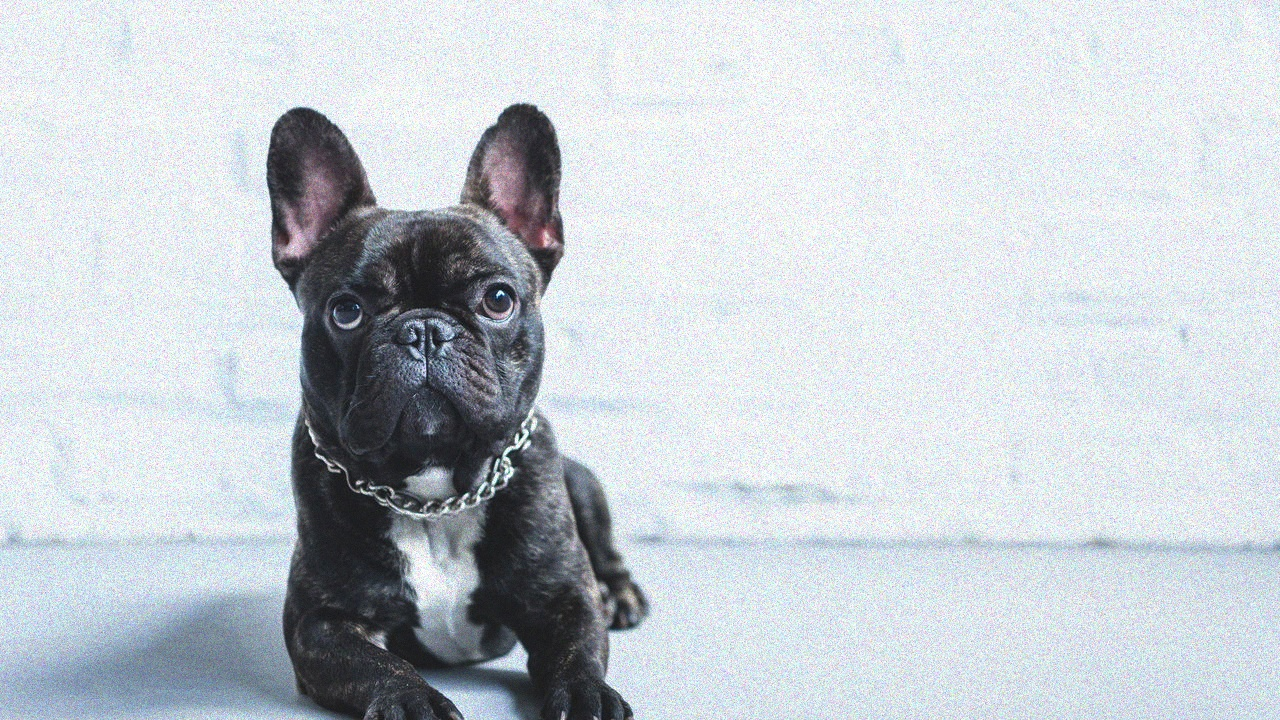
#> input picture dog.jpg, 1280 x 720 px
$ python -i vision_pipeline.py   (imports and definitions only)
#> lines starting #> are read from the running program, lines starting #| are printed output that depends on the picture; after the words box and inside, x2 and y2 are one past the last pixel; in counts of white or black regions, pixels touching at a corner belong together
"""Pipeline de visao do Turtle Draw.

Consome a imagem final de bordas ja exportada pelo notebook
(`edges_final.png`) e gera caminhos que se aproximam do grafico de
coordenadas logicas mostrado no notebook.
"""

from typing import List, Sequence, Tuple

import cv2
import numpy as np

Pixel = Tuple[int, int]
Ponto = Tuple[float, float]
Segmento = List[Ponto]


def gerar_caminho_a_partir_da_imagem(
    caminho_imagem: str,
    tamanho_minimo_componente: int = 2,
    manter_maiores_componentes: int = 500,
    distancia_minima_entre_pontos: float = 1.0,
    tamanho_kernel: int = 3,
    sigma: float = 1.4,
    limiar_baixo: float = 0.4,
    limiar_alto: float = 0.3,
    margem_remocao_borda: int = 2,
    salto_maximo: int = 1,
    pontos_minimos_por_segmento: int = 1,
    tamanho_mundo: float = 11.0,
    margem: float = 1.0,
) -> Tuple[List[Segmento], np.ndarray]:
    # Transforma a imagem de bordas em segmentos desenhaveis.
    # Entrada: imagem binaria exportada pelo notebook.
    # Saida: segmentos em coordenadas do mundo e a imagem binaria ja limpa.

    # Esses parametros eram usados em uma versao anterior da pipeline.
    del tamanho_kernel, sigma, limiar_baixo, limiar_alto
    del tamanho_mundo, margem, salto_maximo

    # 1) Le a imagem exportada pelo notebook e garante formato binario.
    bordas_binarias = _carregar_bordas(caminho_imagem)
    if margem_remocao_borda > 0:
        # 2) Remove artefatos grudados na borda da imagem.
        bordas_binarias = _remover_moldura_externa(
            bordas_binarias,
            margem=max(1, margem_remocao_borda),
        )

    # 3) Descarta componentes muito pequenos para reduzir ruido.
    bordas_binarias = _filtrar_componentes(
        bordas_binarias,
        tamanho_minimo_componente=tamanho_minimo_componente,
        manter_maiores_componentes=manter_maiores_componentes,
    )

    # 4) Fecha pequenas falhas para transformar bordas finas em contornos mais continuos.
    bordas_binarias = _conectar_bordas(bordas_binarias)

    # 5) Extrai contornos continuos da imagem para formar trajetorias desenhaveis.
    segmentos_pixels = _segmentos_por_contorno(
        bordas_binarias,
        distancia_minima_entre_pontos=distancia_minima_entre_pontos,
        pontos_minimos_por_segmento=pontos_minimos_por_segmento,
    )
    segmentos_pixels = _ordenar_segmentos_para_desenho(segmentos_pixels)

    altura, largura = bordas_binarias.shape
    # 6) Mapeia coordenadas de pixel para o sistema de coordenadas do Turtlesim.
    segmentos_mundo = _mapear_para_turtlesim(
        segmentos_pixels,
        altura_imagem=altura,
        largura_imagem=largura,
    )

    return segmentos_mundo, bordas_binarias


def _carregar_bordas(caminho: str) -> np.ndarray:
    """Carrega a imagem de bordas e retorna como uint8 binario (0 ou 1)."""
#> called with caminho = '../../dog.jpg'

    # Le a imagem exatamente como foi salva no notebook.
    img = cv2.imread(caminho, cv2.IMREAD_UNCHANGED)
#> img is the input picture: shape (720, 1280, 3); mean B, G, R 210, 204.3, 197.7
    if img is None:
        raise FileNotFoundError(
            f'Nao foi possivel carregar a imagem em "{caminho}".\n'
            'Exporte do notebook com: cv2.imwrite("edges_final.png", bordas_binarias * 255)'
        )

    # Se for colorida ou com alpha, converte para cinza
    if img.ndim == 3:
        img = cv2.cvtColor(img, cv2.COLOR_BGR2GRAY)
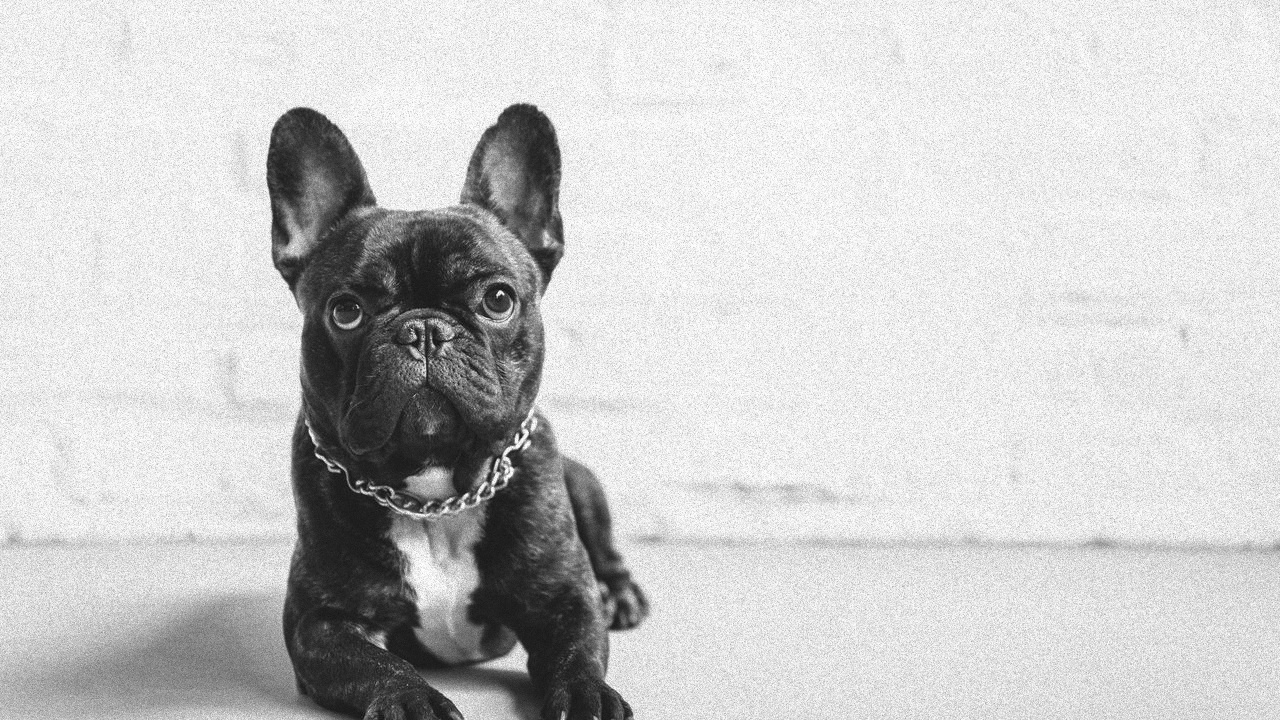
#> img: shape (720, 1280); min 12, max 255, mean 203

    # Binariza: qualquer pixel nao-zero vira 1
    # Isso simplifica o restante do pipeline para trabalhar so com fundo e borda.
    _, binaria = cv2.threshold(img, 0, 1, cv2.THRESH_BINARY)
#> binaria: shape (720, 1280); every value is 1
    return binaria.astype(np.uint8)


def _remover_moldura_externa(bordas: np.ndarray, margem: int) -> np.ndarray:
    """Remove artefatos de moldura colados nas bordas da imagem."""
#> called with margem = 2

    resultado = bordas.copy()
    # Limita a margem para nao apagar uma parte excessiva do desenho.
    margem = min(margem, max(1, min(resultado.shape) // 4))
#> margem = 2
    resultado[:margem, :] = 0
    resultado[-margem:, :] = 0
    resultado[:, :margem] = 0
    resultado[:, -margem:] = 0
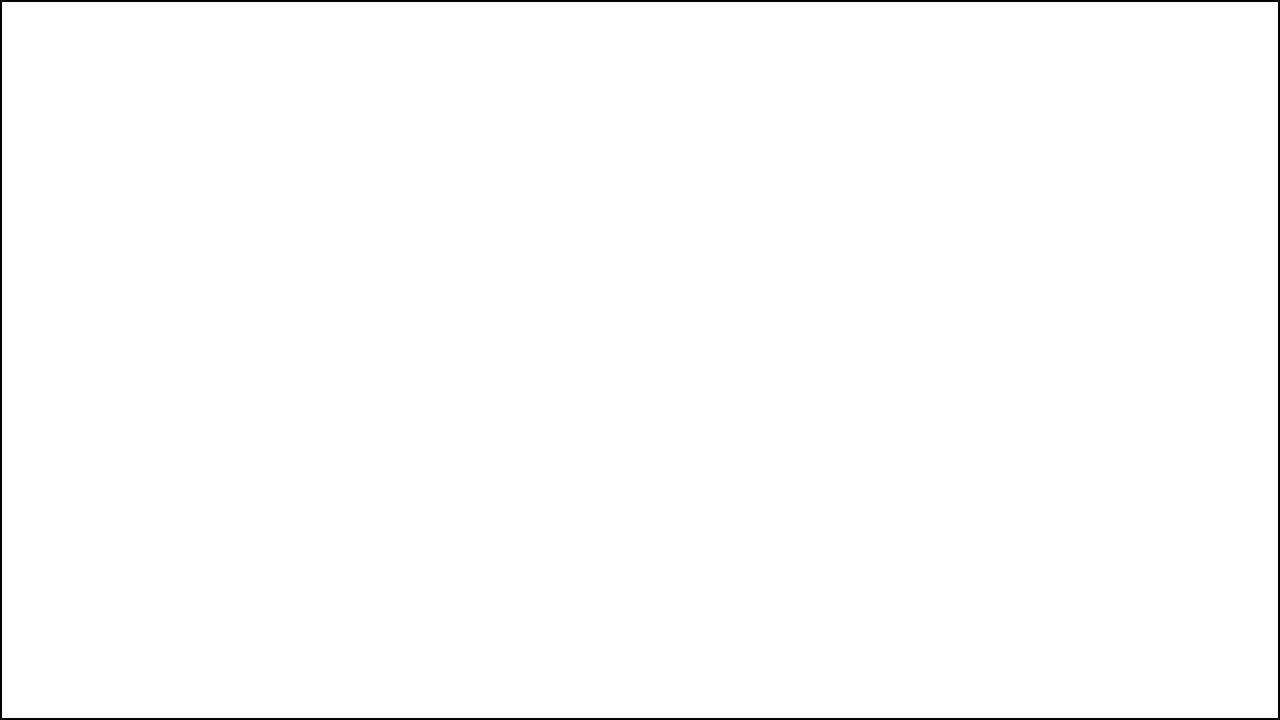
#> resultado: shape (720, 1280); values 0 (black) and 1 (white), 99.1% white; 1 black region, box (x1, y1, x2, y2) and area: (0, 0, 1280, 720) 7984
#> in _filtrar_componentes, `componentes = _rotular_componentes(bordas)`: componentes = 1 item
#> the loop in _filtrar_componentes, `for componente in componentes_validos:` made 1 pass
    return resultado


# [48 lines left out: function _segmentos_por_varredura, not called in this run]


def _segmentos_por_contorno(
    bordas: np.ndarray,
    distancia_minima_entre_pontos: float,
    pontos_minimos_por_segmento: int,
) -> List[List[Pixel]]:
    """Extrai contornos reais da imagem para evitar tracos soltos por varredura."""

    # O OpenCV espera uma imagem 0/255 para detectar contornos.
    mascara = (bordas * 255).astype(np.uint8)
    contornos, _ = cv2.findContours(
        mascara,
        # Mantem todos os contornos para percorrer o desenho completo.
        cv2.RETR_LIST,
        cv2.CHAIN_APPROX_NONE,
    )

    segmentos: List[List[Pixel]] = []
    for contorno in contornos:
        if len(contorno) == 0:
            continue

        # findContours retorna pontos como (x, y); aqui convertemos para (linha, coluna).
        segmento = [
            (int(ponto[0][1]), int(ponto[0][0]))
            for ponto in contorno
        ]
        segmento = _normalizar_inicio_segmento(segmento)
        segmentos.extend(
            _finalizar_segmento_varrido(
                segmento,
                distancia_minima_entre_pontos=distancia_minima_entre_pontos,
                pontos_minimos_por_segmento=pontos_minimos_por_segmento,
            )
        )

    return segmentos


def _conectar_bordas(bordas: np.ndarray) -> np.ndarray:
    """Fecha pequenas falhas e reforca tracos muito finos."""

    mascara = (bordas * 255).astype(np.uint8)
    kernel = np.ones((3, 3), dtype=np.uint8)
    fechada = cv2.morphologyEx(mascara, cv2.MORPH_CLOSE, kernel, iterations=1)
    reforcada = cv2.dilate(fechada, kernel, iterations=1)
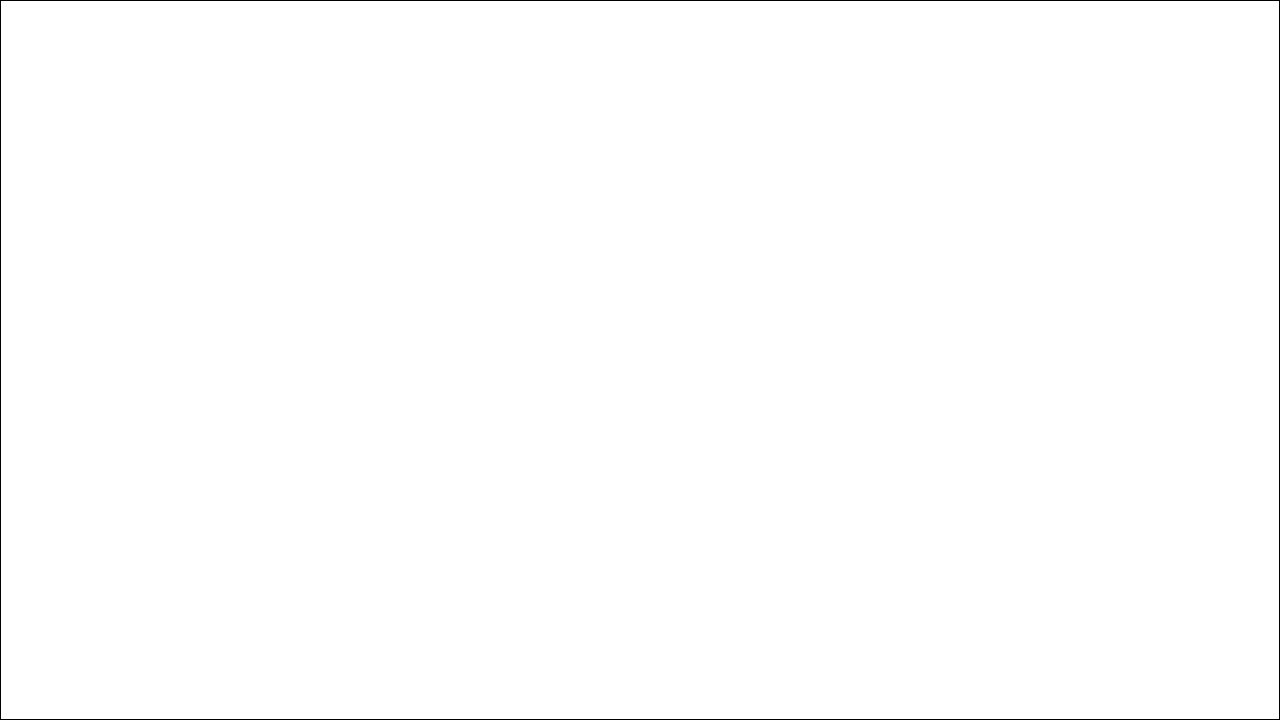
#> reforcada: shape (720, 1280); 99.6% white; black in thin lines or dots
    return (reforcada > 0).astype(np.uint8)
#> returned value: shape (720, 1280); values 0 (black) and 1 (white), 99.6% white; black in thin lines or dots
#> in _segmentos_por_contorno, `contornos, _ = cv2.findContours( mascara,`: contornos = 1 contour; box (x1, y1, x2, y2) and area: (1, 1, 1279, 719) 915609
#> the loop in _segmentos_por_contorno, `for contorno in contornos:` made 1 pass
#> (melhor_indice in _normalizar_inicio_segmento, anterior in _normalizar_inicio_segmento) on pass 1: (0, (1, 2))
#> after the loop in _segmentos_por_contorno, `for contorno in contornos:`: segmentos = 1 item


def _normalizar_inicio_segmento(segmento: Sequence[Pixel]) -> List[Pixel]:
    """Faz cada segmento comecar no ponto mais alto e mais a esquerda."""

    if not segmento:
        return []

    melhor_indice = min(
        range(len(segmento)),
        key=lambda indice: (segmento[indice][0], segmento[indice][1]),
    )
    segmento_ordenado = list(segmento[melhor_indice:]) + list(segmento[:melhor_indice])

    # Escolhe a direcao cujo segundo ponto fica mais acima e mais a esquerda.
    if len(segmento_ordenado) >= 3:
        proximo = segmento_ordenado[1]
        anterior = segmento_ordenado[-1]
        if (anterior[0], anterior[1]) < (proximo[0], proximo[1]):
            ponto_inicial = segmento_ordenado[0]
            miolo_invertido = list(reversed(segmento_ordenado[1:]))
            segmento_ordenado = [ponto_inicial] + miolo_invertido

    return segmento_ordenado


def _ordenar_segmentos_para_desenho(segmentos: List[List[Pixel]]) -> List[List[Pixel]]:
    """Ordena segmentos de cima para baixo e da esquerda para a direita."""

    return sorted(
        segmentos,
        key=lambda segmento: (
            min(linha for linha, _ in segmento),
            min(coluna for _, coluna in segmento),
            len(segmento),
        ),
    )


def _filtrar_componentes(
    bordas: np.ndarray,
    tamanho_minimo_componente: int,
    manter_maiores_componentes: int | None,
) -> np.ndarray:
    """Mantem apenas componentes conectados relevantes da imagem binaria."""

    # Agrupa pixels conectados para separar tracos reais de ruido isolado.
    componentes = _rotular_componentes(bordas)
    componentes_validos = [
        componente
        for componente in componentes
        if len(componente) >= max(1, tamanho_minimo_componente)
    ]
    componentes_validos.sort(key=len, reverse=True)

    if manter_maiores_componentes is not None and manter_maiores_componentes > 0:
        # Mantem so os maiores grupos de pixels, descartando detalhes pequenos.
        componentes_validos = componentes_validos[:manter_maiores_componentes]

    filtrada = np.zeros_like(bordas, dtype=np.uint8)
    for componente in componentes_validos:
        # Reconstrui a imagem somente com os componentes aprovados.
        for linha, coluna in componente:
            filtrada[linha, coluna] = 1

    return filtrada


def _rotular_componentes(bordas: np.ndarray) -> List[List[Pixel]]:
    """Separa componentes 8-conectados para remover ruído isolado."""

    altura, largura = bordas.shape
    visitados = np.zeros_like(bordas, dtype=bool)
    componentes: List[List[Pixel]] = []

    for linha in range(altura):
        for coluna in range(largura):
            if bordas[linha, coluna] == 0 or visitados[linha, coluna]:
                continue

            fila: List[Pixel] = [(linha, coluna)]
            visitados[linha, coluna] = True
            componente: List[Pixel] = []
            indice = 0

            # BFS: parte de um pixel ativo e visita todos os vizinhos conectados.
            while indice < len(fila):
                atual_linha, atual_coluna = fila[indice]
                indice += 1
                componente.append((atual_linha, atual_coluna))

                # Busca os 8 vizinhos do pixel atual para montar um componente conectado.
                for delta_linha in (-1, 0, 1):
                    for delta_coluna in (-1, 0, 1):
                        if delta_linha == 0 and delta_coluna == 0:
                            continue

                        vizinho_linha = atual_linha + delta_linha
                        vizinho_coluna = atual_coluna + delta_coluna

                        if not (0 <= vizinho_linha < altura and 0 <= vizinho_coluna < largura):
                            continue

                        if bordas[vizinho_linha, vizinho_coluna] == 0:
                            continue

                        if visitados[vizinho_linha, vizinho_coluna]:
                            continue

                        visitados[vizinho_linha, vizinho_coluna] = True
                        fila.append((vizinho_linha, vizinho_coluna))

            componentes.append(componente)

    return componentes


def _finalizar_segmento_varrido(
    segmento: Sequence[Pixel],
    distancia_minima_entre_pontos: float,
    pontos_minimos_por_segmento: int,
) -> List[List[Pixel]]:
    """Aplica reducao minima a um segmento extraido por varredura."""

    # Remove pontos muito proximos para simplificar o caminho final.
    segmento_reduzido = _reduzir_rastro(
        segmento,
        max(distancia_minima_entre_pontos, 1.0) ** 2,
    )

    if len(segmento_reduzido) < max(2, pontos_minimos_por_segmento):
        # Segmentos curtos demais nao compensam um movimento de desenho.
        return []

    return [segmento_reduzido]


def _reduzir_rastro(segmento: Sequence[Pixel], limite_reducao2: float) -> List[Pixel]:
    """Remove redundancia sem perder a ordem pixel a pixel do traco."""

    if not segmento:
        return []

    reduzido: List[Pixel] = [segmento[0]]
    ul, uc = segmento[0]

    for linha, coluna in segmento[1:]:
        dl = linha - ul
        dc = coluna - uc
        # Ignora pontos perto demais do ultimo ponto mantido.
        if (dl * dl + dc * dc) < limite_reducao2:
            continue
        reduzido.append((linha, coluna))
        ul, uc = linha, coluna

    # Garante que o ultimo ponto do traco original nao seja perdido.
    if reduzido[-1] != segmento[-1]:
        reduzido.append(segmento[-1])

    return reduzido


def _mapear_para_turtlesim(
    segmentos_pixels: List[List[Pixel]],
    altura_imagem: int,
    largura_imagem: int,
    tamanho_turtlesim: float = 10.0,
) -> List[Segmento]:
    """Mapeia pixels para coordenadas do Turtlesim ampliando a area util."""
#> called with altura_imagem = 720, largura_imagem = 1280, tamanho_turtlesim = 10

    if not segmentos_pixels:
        return []

    # Descobre o retangulo minimo que envolve o desenho.
    linhas = [linha for segmento in segmentos_pixels for linha, _ in segmento]
#> linhas = 3988 values, max 718 at index 1994, min 1 at index 0, mean 359.5
    colunas = [coluna for segmento in segmentos_pixels for _, coluna in segmento]
#> colunas = 3988 values, max 1278 at index 1277, min 1 at index 0, mean 639.5
    linha_min = min(linhas)
#> linha_min = 1
    linha_max = max(linhas)
#> linha_max = 718
    coluna_min = min(colunas)
#> coluna_min = 1
    coluna_max = max(colunas)
#> coluna_max = 1278

    largura_util = max((coluna_max - coluna_min) + 1, 1)
#> largura_util = 1278
    altura_util = max((linha_max - linha_min) + 1, 1)
#> altura_util = 718

    escala_x = tamanho_turtlesim / largura_util
#> escala_x = 0.00782
    escala_y = tamanho_turtlesim / altura_util
#> escala_y = 0.0139
    # Usa a menor escala para preservar a proporcao e caber na arena.
    escala = min(escala_x, escala_y)
#> escala = 0.00782

    # Centraliza o desenho dentro da arena do Turtlesim.
    arena = 11.0
    largura_desenhada = largura_util * escala
#> largura_desenhada = 10
    altura_desenhada = altura_util * escala
#> altura_desenhada = 5.62
    offset_x = (arena - largura_desenhada) / 2.0
#> offset_x = 0.5
    offset_y = (arena - altura_desenhada) / 2.0
#> offset_y = 2.69

    segmentos_mundo: List[Segmento] = []
    for segmento in segmentos_pixels:
        seg: Segmento = []
        for linha, coluna in segmento:
            # Converte coluna em x e inverte o eixo y da imagem para o mundo do simulador.
            tx = ((coluna - coluna_min) * escala) + offset_x
            ty = ((linha_max - linha) * escala) + offset_y
            seg.append((tx, ty))
        if seg:
            # Cada item da lista final representa um traco pronto para o draw_node executar.
            segmentos_mundo.append(seg)
#> this loop made 1 pass
#> after the loop, segmentos_mundo = 1 item

    return segmentos_mundo

>>> result = gerar_caminho_a_partir_da_imagem('../../dog.jpg')
